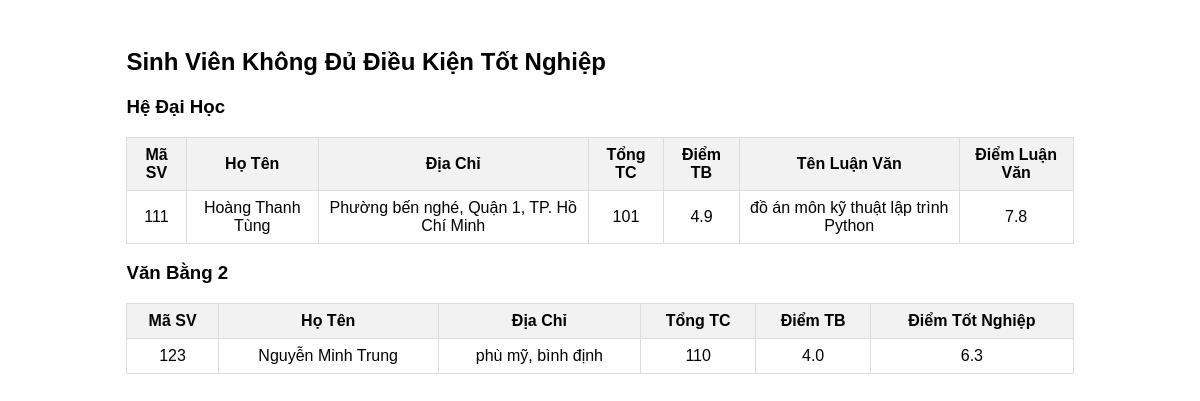
Screenshot of /sinhvien_khong_totnghiep/ with the database file from the repository.
### sinhvien/models.py (models this page shows, shortened)
class SinhVien(models.Model):
    ma_sv = models.IntegerField(primary_key=True)
    ho_ten = models.CharField(max_length=100)
    dia_chi = models.CharField(max_length=100, null=True, blank=True)
    tong_tc = models.IntegerField(default=0)
    diem_tb = models.FloatField(default=0)
    class Meta:
        abstract = True

class HeDaiHoc(SinhVien):
    ten_lv = models.CharField(max_length=100, blank=True)
    diem_lv = models.FloatField(default=0)
    def check_dk(self):
        return self.diem_tb >= 5.0 and self.diem_lv >= 5.0 and self.tong_tc >= 120

class VB2(SinhVien):
    diem_tot_nghiep = models.FloatField(default=0)
    def check_dk(self):
        return self.diem_tb >= 5.0 and self.diem_tot_nghiep >= 5.0 and self.tong_tc >= 84

### sinhvien/views.py (the view)
# urls.py: path('sinhvien_khong_totnghiep/', views.sinhvien_khong_totnghiep, name='sinhvien_khong_totnghiep'),
def sinhvien_khong_totnghiep(request):
    he_daihocs = [sv for sv in HeDaiHoc.objects.all() if not sv.check_dk()]
    vb2s = [sv for sv in VB2.objects.all() if not sv.check_dk()]
    return render(request, 'sinhvien/sinhvien_khong_totnghiep.html', {'he_daihocs': he_daihocs, 'vb2s': vb2s})

### sinhvien/templates/sinhvien/sinhvien_khong_totnghiep.html (shortened to what this page needs)
<!DOCTYPE html>
<html lang="en">
<head>
</head>
<body>
    <div class="content">
        <h2>Sinh Viên Không Đủ Điều Kiện Tốt Nghiệp</h2>
        <h3>Hệ Đại Học</h3>
        <table>
            <tr>
                <th>Mã SV</th>
                <th>Họ Tên</th>
                <th>Địa Chỉ</th>
                <th>Tổng TC</th>
                <th>Điểm TB</th>
                <th>Tên Luận Văn</th>
                <th>Điểm Luận Văn</th>
            </tr>
            {% for sv in he_daihocs %}
            <tr>
                <td>{{ sv.ma_sv }}</td>
                <td>{{ sv.ho_ten }}</td>
                <td>{{ sv.dia_chi }}</td>
                <td>{{ sv.tong_tc }}</td>
                <td>{{ sv.diem_tb }}</td>
                <td>{{ sv.ten_lv }}</td>
                <td>{{ sv.diem_lv }}</td>
            </tr>
            {% endfor %}
        </table>
        <h3>Văn Bằng 2</h3>
        <table>
            <tr>
                <th>Mã SV</th>
                <th>Họ Tên</th>
                <th>Địa Chỉ</th>
                <th>Tổng TC</th>
                <th>Điểm TB</th>
                <th>Điểm Tốt Nghiệp</th>
            </tr>
            {% for sv in vb2s %}
            <tr>
                <td>{{ sv.ma_sv }}</td>
                <td>{{ sv.ho_ten }}</td>
                <td>{{ sv.dia_chi }}</td>
                <td>{{ sv.tong_tc }}</td>
                <td>{{ sv.diem_tb }}</td>
                <td>{{ sv.diem_tot_nghiep }}</td>
            </tr>
            {% endfor %}
        </table>
    </div>
</body>
</html>

### sinhvien/templates/sinhvien/sinhvien_khong_totnghiep.html (style rules this page uses)
body { font-family: Arial, sans-serif; display: flex; flex-direction: column; align-items: center; justify-content: center; }
.content { width: 80%; margin-top: 20px; }
table { width: 100%; border-collapse: collapse; }
th, td { border: 1px solid #ddd; padding: 8px; text-align: center; }
th { background-color: #f2f2f2; }

### rows the page displays
HeDaiHoc: ma_sv "111", ho_ten "Hoàng Thanh Tùng", dia_chi "Phường bến nghé, Quận 1, TP. Hồ Chí Minh", tong_tc "101", diem_tb "4.9", ten_lv "đồ án môn kỹ thuật lập trình Python", diem_lv "7.8"
VB2: ma_sv "123", ho_ten "Nguyễn Minh Trung", dia_chi "phù mỹ, bình định", tong_tc "110", diem_tb "4.0", diem_tot_nghiep "6.3"
